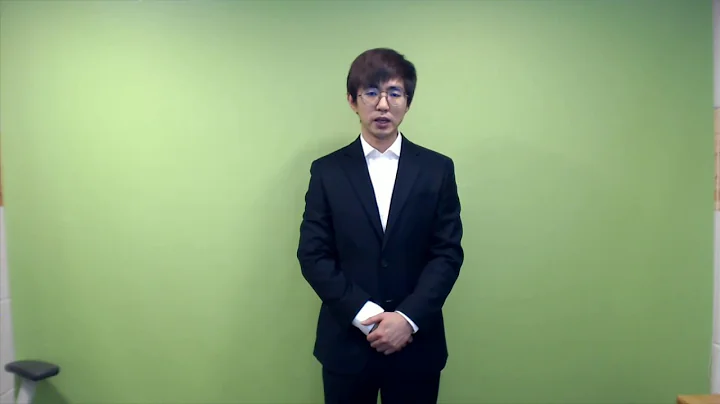
#> input picture img2.jpg, 720 x 404 px
$ python Gausian_Blur_1.py
#> lines starting #> are read from the running program, lines starting #| are printed output that depends on the picture
import numpy as np
import cv2
from matplotlib import pyplot as plt

# 영상 읽기
img1 = cv2.imread("./img2.jpg", cv2.IMREAD_GRAYSCALE)
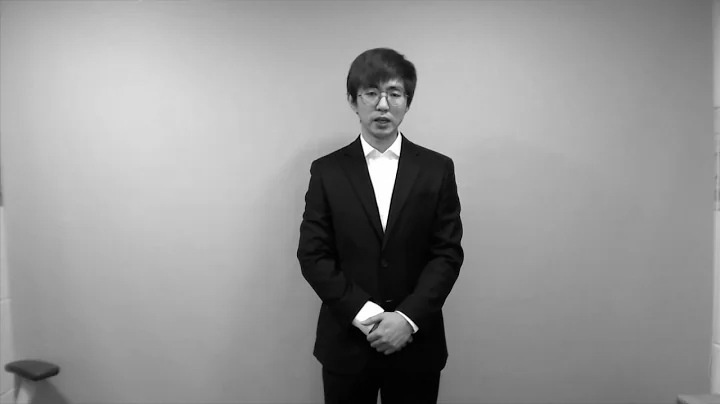
#> img1: shape (404, 720); min 0, max 255, mean 149

# 필터 정의 및 블러링 수행
ksize1 = 7; ksize2 = 9
res1 = cv2.GaussianBlur(img1, (ksize1,ksize1), 0)
res2 = cv2.GaussianBlur(img1, (ksize2,ksize2), 0)
res3 = cv2.GaussianBlur(img1, (1,21), 0)

ress = []
ress.append(img1), ress.append(res1),
ress.append(res2), ress.append(res3)

titles = ['input', '7*7', '9*9', '1*21']

for i in range(4):
    plt.subplot(2,2,i+1)
    plt.imshow(ress[i], cmap='gray')
    plt.title(titles[i])
    plt.xticks([]),plt.yticks([])
plt.show()
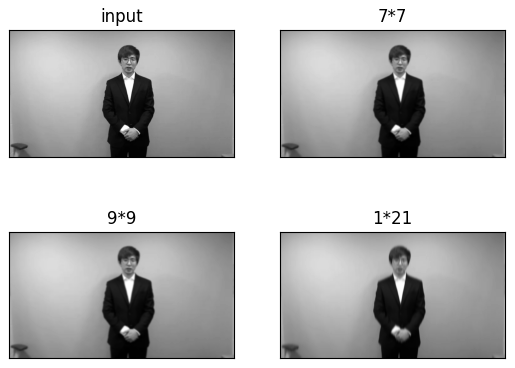
#> figure drawn by matplotlib, 4 panels

$ run again, with puppy.jpg copied over img2.jpg
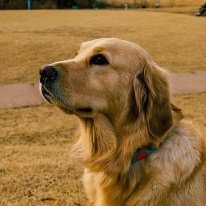
#> input picture puppy.jpg, 206 x 206 px
#> `res1 = cv2.GaussianBlur(img1, (ksize1,ksize1), 0)`:
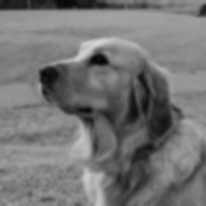
#> res1: shape (206, 206); min 6, max 214, mean 116.8
#> `plt.show()`:
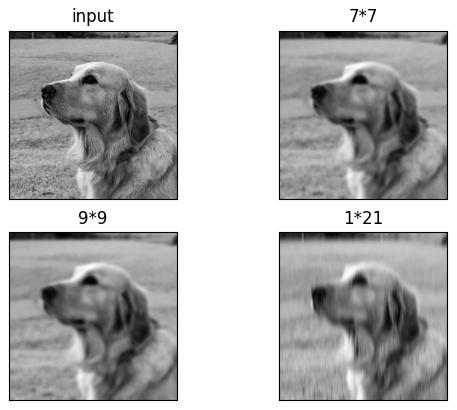
#> figure drawn by matplotlib, 4 panels
